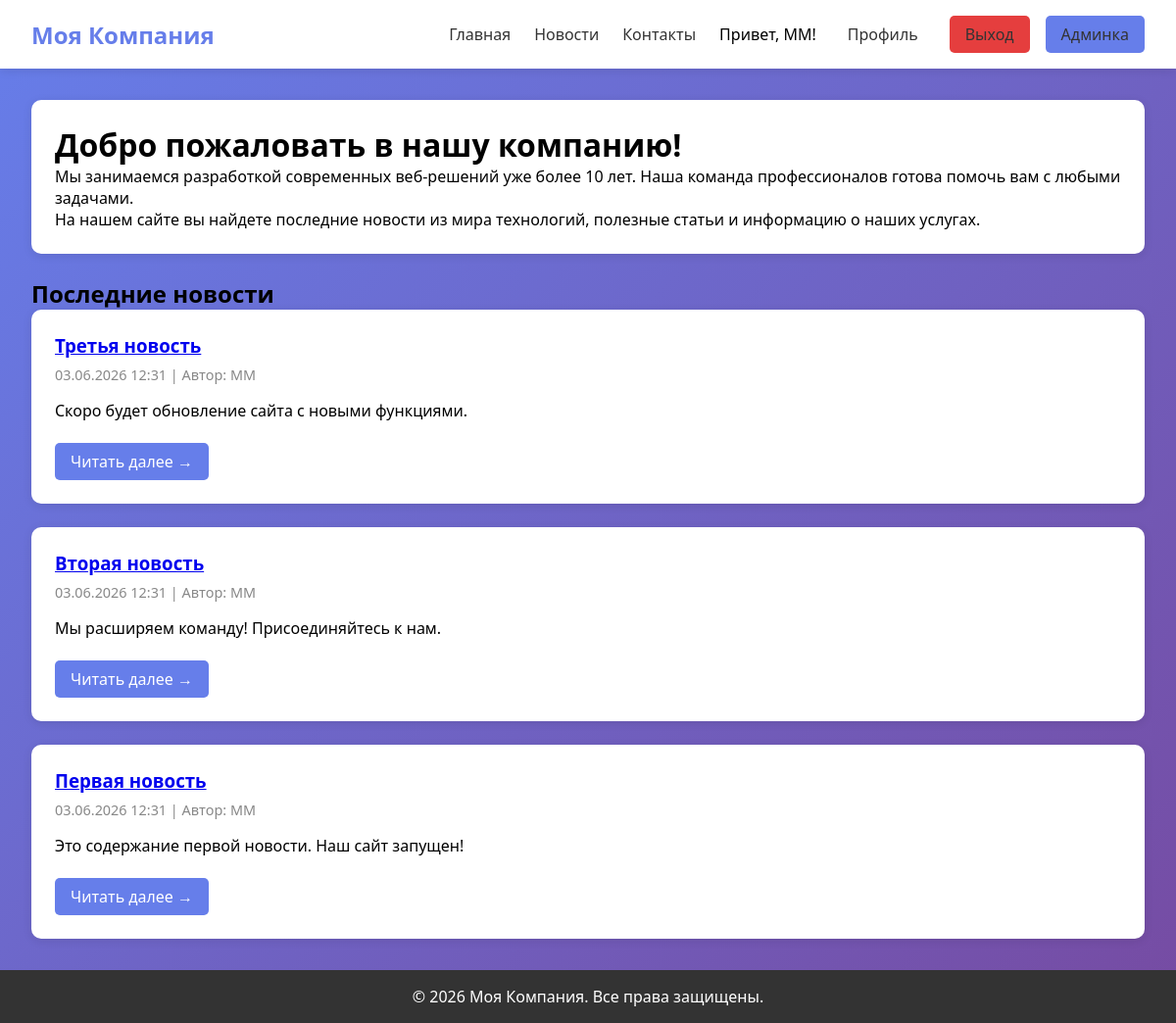
The app's page / (signed in) with its own data.
### news/models.py (models this page shows, shortened)
class News(models.Model):
    title = models.CharField('Заголовок', max_length=200)
    content = models.TextField('Содержание')
    author = models.ForeignKey(User, on_delete=models.CASCADE, verbose_name='Автор', related_name='news')
    created_date = models.DateTimeField('Дата публикации', default=timezone.now)
    image = models.ImageField('Изображение', upload_to='news_images/', blank=True, null=True)
    class Meta:
        verbose_name = 'Новость'
        verbose_name_plural = 'Новости'
        ordering = ['-created_date']

### news/views.py (the view)
# urls.py: path('', views.index, name='index'),
def index(request):
    latest_news = News.objects.all()[:3]
    return render(request, 'news/index.html', {'latest_news': latest_news})

### news/templates/news/index.html (shortened to what this page needs)
{% extends 'news/base.html' %}
{% block content %}
<div class="card">
    <h1>Добро пожаловать в нашу компанию!</h1>
    <p>Мы занимаемся разработкой современных веб-решений уже более 10 лет. Наша команда профессионалов готова помочь вам с любыми задачами.</p>
    <p>На нашем сайте вы найдете последние новости из мира технологий, полезные статьи и информацию о наших услугах.</p>
</div>
<h2>Последние новости</h2>
{% for news in latest_news %}
    <div class="card">
        <h3 class="news-title">
            <a href="{% url 'news_detail' news.pk %}">{{ news.title }}</a>
        </h3>
        <div class="news-meta">
            {{ news.created_date|date:"d.m.Y H:i" }} | Автор: {{ news.author.username }}
        </div>
        <p>{{ news.content|truncatewords:30 }}</p>
        <br>
        <a href="{% url 'news_detail' news.pk %}" class="btn btn-primary">Читать далее →</a>
    </div>
{% empty %}
    <div class="card">
        <p>Пока нет новостей. Зайдите в админ-панель и добавьте первую новость!</p>
    </div>
{% endfor %}
{% endblock %}

### news/templates/news/base.html (shortened to what this page needs)
<!DOCTYPE html>
<html lang="ru">
<head>
</head>
<body>
    <nav>
        <div class="logo">Моя Компания</div>
        <div class="nav-links">
            <a href="{% url 'index' %}">Главная</a>
            <a href="{% url 'news_list' %}">Новости</a>
            <a href="{% url 'contacts' %}">Контакты</a>
            <div class="user-info">
                {% if user.is_authenticated %}
                    <span>Привет, {{ user.username }}!</span>
                    <a href="{% url 'profile' %}" class="btn">Профиль</a>
                    <a href="{% url 'logout' %}" class="btn btn-danger">Выход</a>
                    {% if user.is_staff %}
                        <a href="/admin/" class="btn btn-primary">Админка</a>
                    {% endif %}
                {% else %}
                    <a href="{% url 'login' %}" class="btn">Вход</a>
                    <a href="{% url 'register' %}" class="btn btn-primary">Регистрация</a>
                {% endif %}
            </div>
        </div>
    </nav>
    <div class="container">
        {% block content %}
        {% endblock %}
    </div>
    <footer>
        <p>&copy; 2026 Моя Компания. Все права защищены.</p>
    </footer>
</body>
</html>

### news/templates/news/base.html (style rules this page uses)
* { margin: 0; padding: 0; box-sizing: border-box; }
body { font-family: 'Segoe UI', Tahoma, Geneva, Verdana, sans-serif; background: linear-gradient(135deg, #667eea 0%, #764ba2 100%); min-height: 100vh; }
nav { background: white; box-shadow: 0 2px 10px rgba(0,0,0,0.1); padding: 1rem 2rem; display: flex; justify-content: space-between; align-items: center; flex-wrap: wrap; }
.logo { font-size: 1.5rem; font-weight: bold; color: #667eea; }
.nav-links { display: flex; gap: 1.5rem; align-items: center; flex-wrap: wrap; }
.nav-links a { text-decoration: none; color: #333; transition: color 0.3s; }
.user-info { display: flex; gap: 1rem; align-items: center; }
.btn { padding: 0.5rem 1rem; border: none; border-radius: 5px; cursor: pointer; text-decoration: none; display: inline-block; transition: all 0.3s; }
.btn-primary { background: #667eea; color: white; }
.btn-danger { background: #e53e3e; color: white; }
.container { max-width: 1200px; margin: 2rem auto; padding: 0 2rem; }
.card { background: white; border-radius: 10px; padding: 1.5rem; margin-bottom: 1.5rem; box-shadow: 0 2px 10px rgba(0,0,0,0.1); }
.news-title { color: #667eea; margin-bottom: 0.5rem; }
.news-meta { color: #888; font-size: 0.9rem; margin-bottom: 1rem; }
footer { background: #333; color: white; text-align: center; padding: 1rem; margin-top: 2rem; }

### records on screen
News: title "Третья новость", created_date "03.06.2026 12:31", author.username "MM", content "Скоро будет обновление сайта с новыми функциями."
News: title "Вторая новость", created_date "03.06.2026 12:31", author.username "MM", content "Мы расширяем команду! Присоединяйтесь к нам."
News: title "Первая новость", created_date "03.06.2026 12:31", author.username "MM", content "Это содержание первой новости. Наш сайт запущен!"

### other values on screen
{{ user.username }} "MM"
